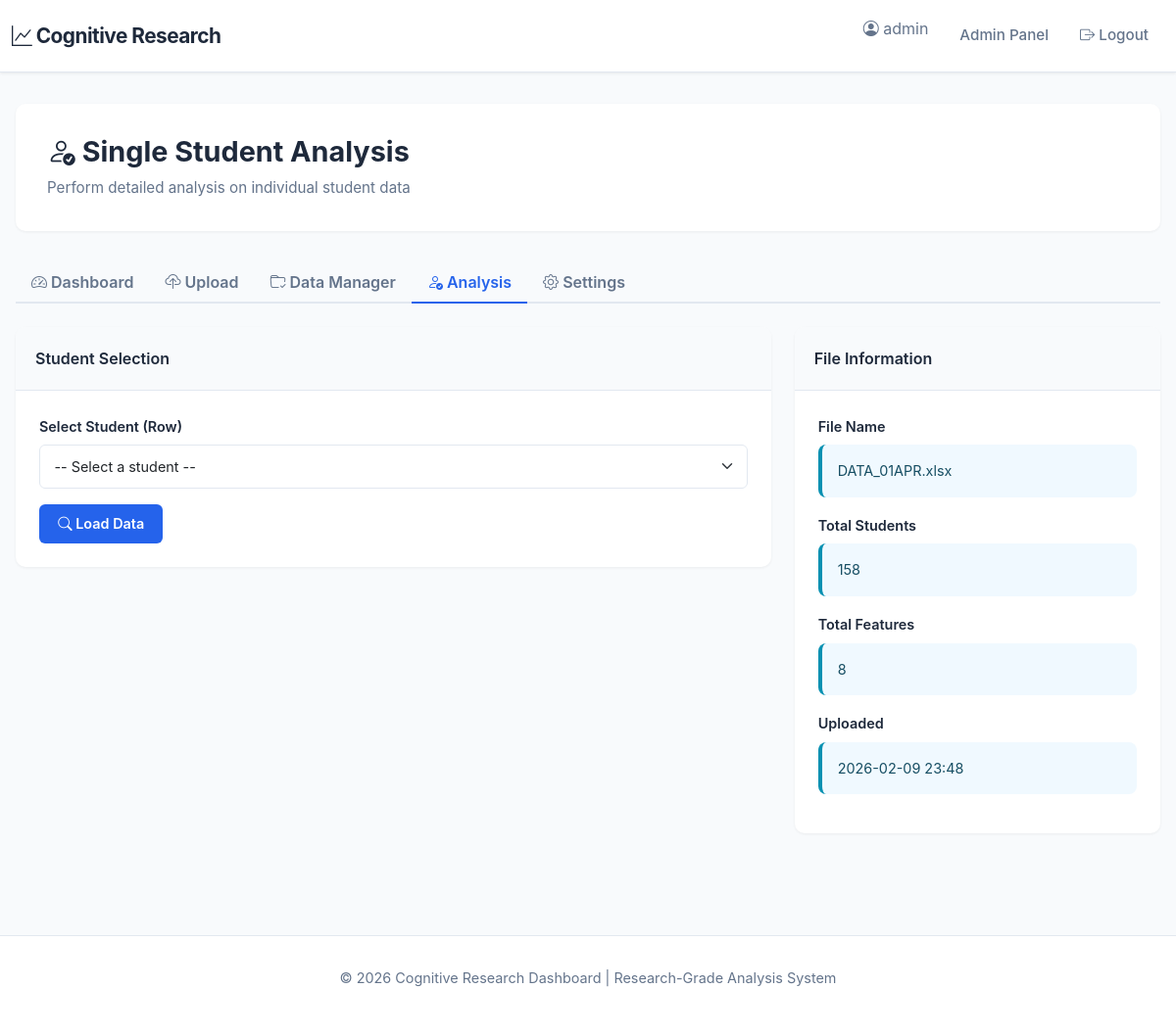
The app's page /admin/single-analysis (signed in) with its own data.
### app.py (models this page shows)
class DataFile(db.Model):
    __tablename__ = 'data_files'
    id = db.Column(db.Integer, primary_key=True)
    filename = db.Column(db.String(200), unique=True, nullable=False)
    original_name = db.Column(db.String(200), nullable=False)
    file_path = db.Column(db.String(300), nullable=False)
    uploaded_by = db.Column(db.String(80), nullable=False)
    file_size = db.Column(db.Integer)
    uploaded_at = db.Column(db.DateTime, default=datetime.utcnow)
    is_active = db.Column(db.Boolean, default=True)
    description = db.Column(db.Text)
    rows_count = db.Column(db.Integer)
    columns_count = db.Column(db.Integer)

### app.py (the view)
@app.route('/admin/single-analysis')
def admin_single_analysis():
    if 'user_id' not in session or session.get('user_type') != 'admin':
        return redirect(url_for('login'))
    latest = DataFile.query.filter_by(is_active=True).order_by(DataFile.uploaded_at.desc()).first()
    return render_template('admin/single_analysis.html', latest=latest)

### templates/admin/single_analysis.html (shortened to what this page needs)
{% extends "base.html" %}
{% block content %}
<div style="margin-bottom: 2rem;">
    <div class="page-header">
        <h1><i class="bi bi-person-check"></i> Single Student Analysis</h1>
        <p>Perform detailed analysis on individual student data</p>
    </div>
</div>
<ul class="nav nav-tabs mb-4">
    <li class="nav-item">
        <a class="nav-link" href="/admin/dashboard">
            <i class="bi bi-speedometer2"></i> Dashboard
        </a>
    </li>
    <li class="nav-item">
        <a class="nav-link" href="/admin/upload">
            <i class="bi bi-cloud-upload"></i> Upload
        </a>
    </li>
    <li class="nav-item">
        <a class="nav-link" href="/admin/data-manager">
            <i class="bi bi-folder-check"></i> Data Manager
        </a>
    </li>
    <li class="nav-item">
        <a class="nav-link active" href="/admin/single-analysis">
            <i class="bi bi-person-check"></i> Analysis
        </a>
    </li>
    <li class="nav-item">
        <a class="nav-link" href="/admin/configuration">
            <i class="bi bi-gear"></i> Settings
        </a>
    </li>
</ul>
{% if latest %}
<div class="row">
    <div class="col-lg-8">
        <div class="card">
            <div class="card-header">Student Selection</div>
            <div class="card-body">
                <div class="form-group mb-3">
                    <label class="form-label">Select Student (Row)</label>
                    <select class="form-select form-select-lg" id="student_select">
                        <option value="">-- Select a student --</option>
                    </select>
                </div>
                <button class="btn btn-primary" onclick="loadStudentData()">
                    <i class="bi bi-search"></i> Load Data
                </button>
            </div>
        </div>
    </div>
    <div class="col-lg-4">
        <div class="card">
            <div class="card-header">File Information</div>
            <div class="card-body">
                <div class="mb-3">
                    <label class="form-label">File Name</label>
                    <div class="alert alert-info mb-0" style="font-size: 0.9rem;">{{ latest.original_name }}</div>
                </div>
                <div class="mb-3">
                    <label class="form-label">Total Students</label>
                    <div class="alert alert-info mb-0" style="font-size: 0.9rem;">{{ latest.rows_count }}</div>
                </div>
                <div class="mb-3">
                    <label class="form-label">Total Features</label>
                    <div class="alert alert-info mb-0" style="font-size: 0.9rem;">{{ latest.columns_count }}</div>
                </div>
                <div class="mb-3">
                    <label class="form-label">Uploaded</label>
                    <div class="alert alert-info mb-0" style="font-size: 0.9rem;">{{ latest.uploaded_at.strftime('%Y-%m-%d %H:%M') }}</div>
                </div>
            </div>
        </div>
    </div>
</div>
{% else %}
<div class="alert alert-info">
    <i class="bi bi-info-circle"></i> No data files available. Please <a href="/admin/upload">upload a file</a> to get started
</div>
{% endif %}
{% endblock %}

### templates/base.html (shortened to what this page needs)
<!DOCTYPE html>
<html lang="en">
<head>
    <link href="https://cdn.jsdelivr.net/npm/bootstrap@5.3.0/dist/css/bootstrap.min.css" rel="stylesheet">
    <link href="https://cdn.jsdelivr.net/npm/bootstrap-icons@1.11.0/font/bootstrap-icons.css" rel="stylesheet">
    <link href="https://cdn.jsdelivr.net/npm/chartjs-chart-box@1.1.1/dist/chartjs-chart-box.min.css" rel="stylesheet">
    <link href="https://cdn.datatables.net/1.13.7/css/dataTables.bootstrap5.min.css" rel="stylesheet">
    <link href="https://cdn.datatables.net/buttons/2.4.2/css/buttons.bootstrap5.min.css" rel="stylesheet">
</head>
<body>
    <nav class="navbar navbar-expand-lg">
        <div class="container-fluid">
            <a class="navbar-brand" href="/">
                <i class="bi bi-graph-up"></i> Cognitive Research
            </a>
            <div class="collapse navbar-collapse" id="navbarNav">
                <ul class="navbar-nav ms-auto">
                    {% if session.user_id %}
                    <li class="nav-item">
                        <span class="navbar-text" style="color: #64748b; margin-right: 1rem;">
                            <i class="bi bi-person-circle"></i> {{ session.username }}
                        </span>
                    </li>
                    {% if session.user_type == 'admin' %}
                    <li class="nav-item">
                        <a class="nav-link" href="/admin/dashboard">Admin Panel</a>
                    </li>
                    {% else %}
                    <li class="nav-item">
                        <a class="nav-link" href="/user/dashboard">Dashboard</a>
                    </li>
                    {% endif %}
                    <li class="nav-item">
                        <a class="nav-link" href="/logout"><i class="bi bi-box-arrow-right"></i> Logout</a>
                    </li>
                    {% endif %}
                </ul>
            </div>
        </div>
    </nav>
    <div class="container-main">
        {% block content %}{% endblock %}
    </div>
    <footer>
        <p>&copy; 2026 Cognitive Research Dashboard | Research-Grade Analysis System</p>
    </footer>
</body>
</html>

### templates/base.html (style rules this page uses)
:root { --primary: #2563eb; --secondary: #1e40af; --success: #059669; --danger: #dc2626; --warning: #d97706; --info: #0891b2; --light: #f8fafc; --lighter: #f1f5f9; --dark: #1e293b; }
* { margin: 0; padding: 0; box-sizing: border-box; }
body { font-family: 'Inter', 'Segoe UI', Tahoma, Geneva, Verdana, sans-serif; background-color: #f8fafc; color: #1e293b; }
.navbar { background: white; box-shadow: 0 1px 3px rgba(0, 0, 0, 0.08); border-bottom: 1px solid #e2e8f0; padding: 1rem 0; }
.navbar-brand { font-weight: 700; font-size: 1.3rem; color: var(--dark) !important; letter-spacing: -0.5px; }
.navbar-nav .nav-link { color: #64748b !important; margin: 0 0.5rem; font-weight: 500; transition: all 0.3s ease; font-size: 0.95rem; }
.container-main { max-width: 1400px; margin: 0 auto; padding: 2rem 1rem; }
.page-header { background: white; padding: 2rem; border-radius: 10px; margin-bottom: 2rem; box-shadow: 0 1px 3px rgba(0, 0, 0, 0.06); }
.page-header h1 { font-size: 1.8rem; font-weight: 700; color: var(--dark); margin-bottom: 0.5rem; }
.page-header p { color: #64748b; margin: 0; font-size: 0.95rem; }
.card { border: none; border-radius: 10px; box-shadow: 0 1px 3px rgba(0, 0, 0, 0.06); transition: all 0.3s ease; overflow: hidden; margin-bottom: 1.5rem; }
.card-header { background: #f8fafc; border-bottom: 1px solid #e2e8f0; padding: 1.25rem; font-weight: 600; color: var(--dark); font-size: 1rem; }
.card-body { padding: 1.5rem; }
.btn { border-radius: 6px; font-weight: 600; padding: 0.6rem 1.2rem; font-size: 0.9rem; transition: all 0.3s ease; border: none; }
.btn-primary { background: var(--primary); color: white; }
.form-label { font-weight: 600; color: var(--dark); margin-bottom: 0.5rem; font-size: 0.9rem; }
.form-control, .form-select { border: 1px solid #e2e8f0; border-radius: 6px; padding: 0.65rem 0.9rem; font-size: 0.9rem; transition: all 0.3s ease; }
.alert { border: none; border-radius: 8px; border-left: 4px solid; padding: 1rem; }
.alert-info { background: #f0f9ff; border-left-color: var(--info); color: #164e63; }
footer { background: white; border-top: 1px solid #e2e8f0; padding: 2rem; margin-top: 3rem; color: #64748b; font-size: 0.9rem; text-align: center; }
.nav-tabs { border-bottom: 2px solid #e2e8f0; }
.nav-tabs .nav-link { color: #64748b; border: none; font-weight: 600; border-bottom: 2px solid transparent; margin-bottom: -2px; }
.nav-tabs .nav-link.active { border-color: var(--primary); color: var(--primary); background: none; }

### records on screen
DataFile: username "admin", original_name "DATA_01APR.xlsx", rows_count "158", columns_count "8", uploaded_at "2026-02-09 23:48"
